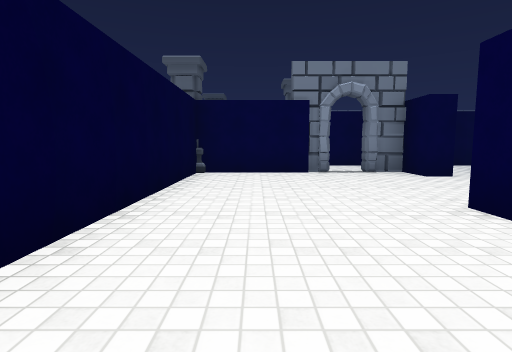
[1] (above)

17 first-person views from a walk through a Unity game level. The camera is 1.2 m above the floor, tilts 6° down and sees 80° across. The floor is counted in squares, 2 m on a side. Each view is taken from the middle of a square. On the plan, view 1 faces up. The plan holds only what a view shows up to about 9 squares ahead; the rest is blank. The player character is not drawn. Some surface patterns are stand-ins.

[2]
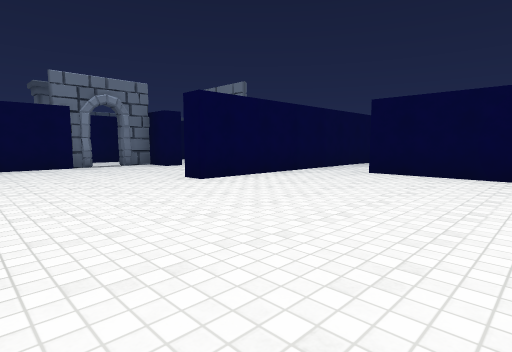

[3]
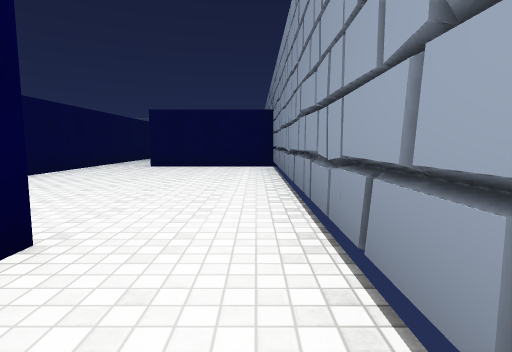

[4]
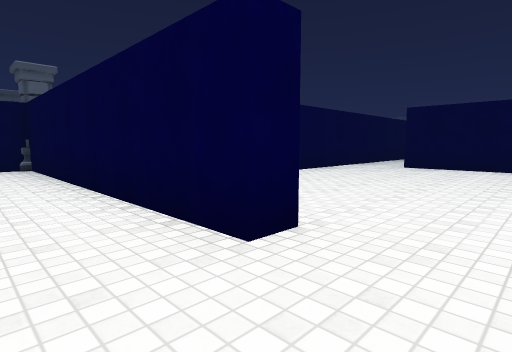

[5]
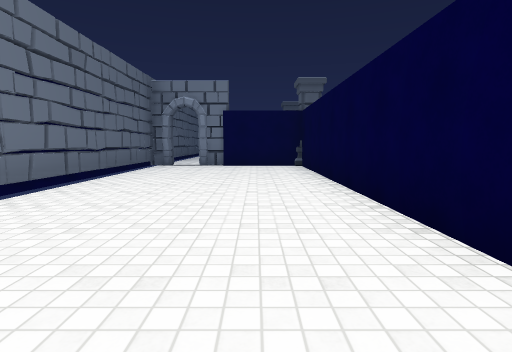

[6]
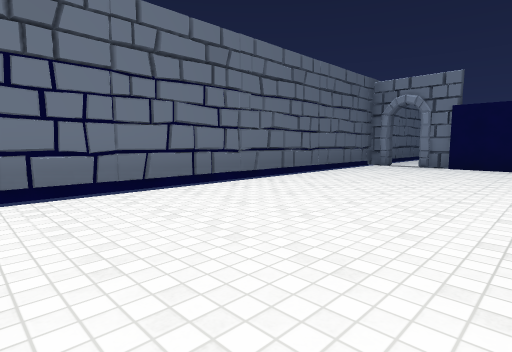

[7]
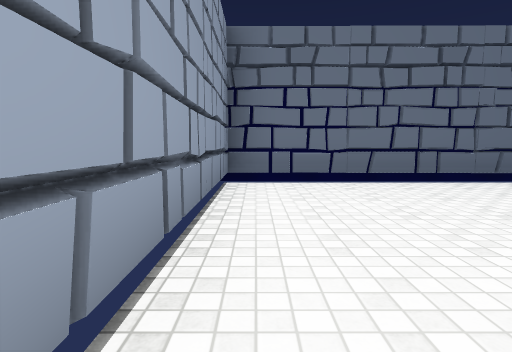

[8]
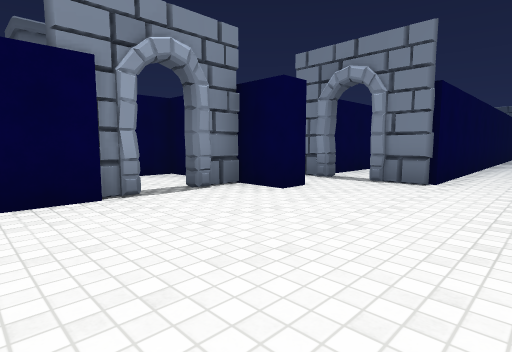

[9]
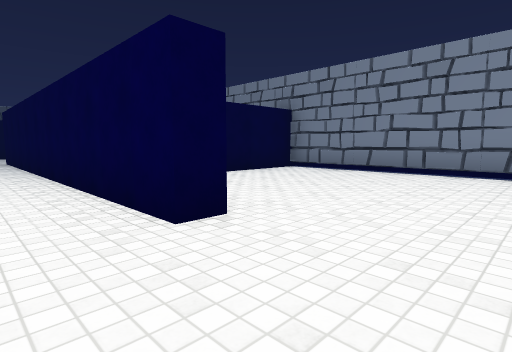

[10]
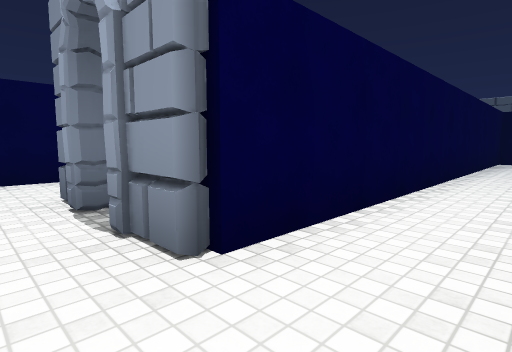

[11]
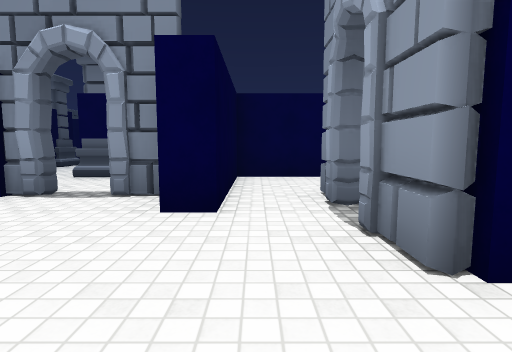

[12]
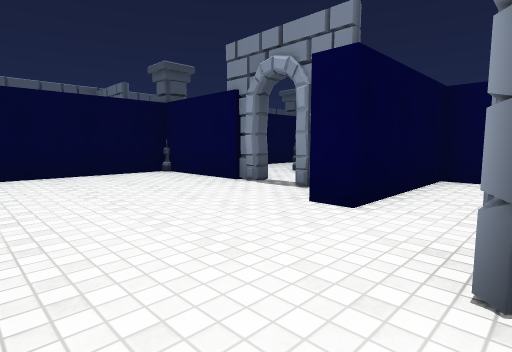

[13]
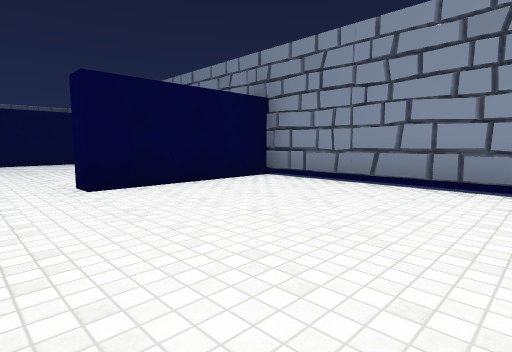

[14]
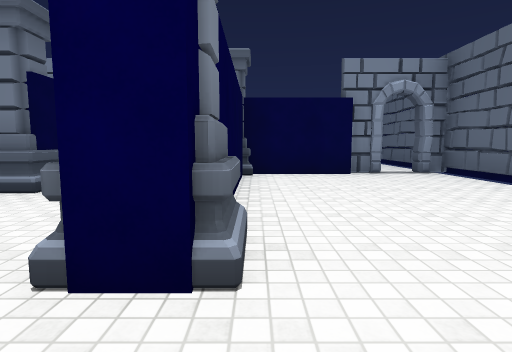

[15]
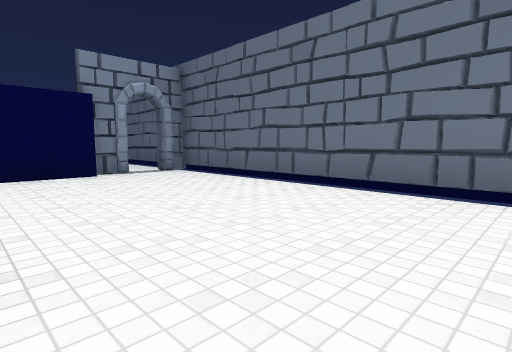

[16]
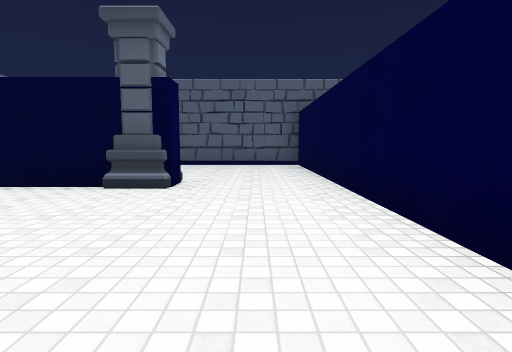

[17]
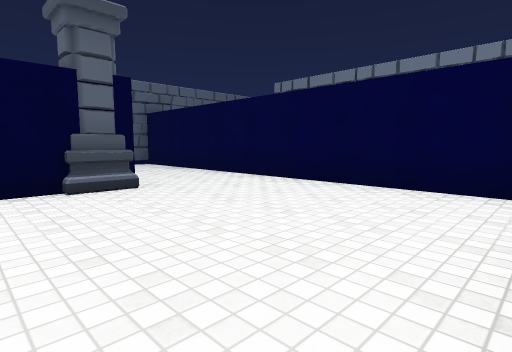

### Floor plan
Key: @ floor where view 1 was taken; # wall or solid block; . floor; O other object.
Columns run from 6 left of view 1 to 15 right of it. Each row starts with its distance up from view 1.
 14 #####
 13 #.........
 12 #.........
 11 #...OO....
 10 #.... ....
  9 #.... .O#####
  8 #.... ....#..
  7 #.######.##.
  6 #....#....####
  5 #....#.....###
  4 #.... .....###########
  3 #.... ............
  2 #.... ..###########
  1 #.... ............#
  0 #....#@.....#.....#
 -1 #...........#     #
 -2 #...........#
 -3 #############

Where each view was taken, in squares from view 1:
view 1: 0 up, 0 right, facing up
view 2: 2 down, 1 left, facing up-right
view 3: 2 down, 3 left, facing right
view 4: 2 down, 3 left, facing up-right
view 5: 2 down, 3 left, facing up
view 6: 2 down, 2 left, facing up-left
view 7: 2 down, 1 left, facing left
view 8: 3 up, 0 right, facing up-right
view 9: 4 up, 0 right, facing down-right
view 10: 3 up, 4 right, facing up-right
view 11: 3 up, 4 right, facing up
view 12: 3 up, 5 right, facing up-left
view 13: 2 up, 1 right, facing down-right
view 14: 13 up, 2 left, facing down
view 15: 13 up, 2 left, facing down-left
view 16: 13 up, 3 right, facing left
view 17: 10 up, 3 right, facing up-left
